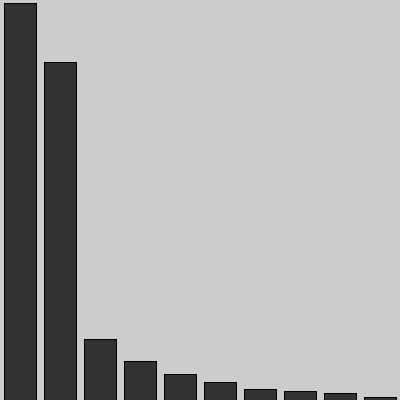
Frame 1 (no input)
Frame 60 (the mouse pressed at the canvas centre just before this capture): identical to frame 1, image omitted
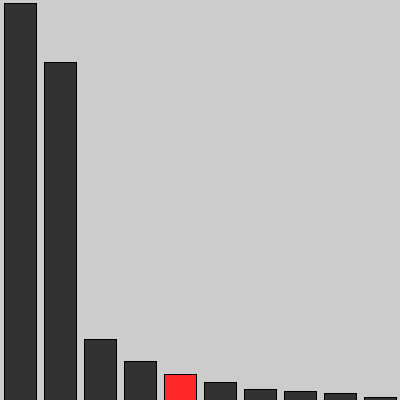
Frame 120 (the mouse held since frame 60 and released just before this capture)

The Processing sketch that drew these frames (run headless with seeded random() and noise(); from frame 60 on, the mouse is pressed at the canvas centre):

// Processing sketch: processing_44835
// ── processing_44835.pde

String[] name = {
"China:",
"India:",
"United States:",
"Indonesia:",
"Brazil:",
"Pakistan:",
"Bangladesh:",
"Nigeria:",
"Russia:",
"Japan:",
};

int[] population = {
1330044544	,
1147995904	,
303824640	,
237512352	,
196342592	,
172800048	,
153546896	,
146255312	,
140702096	,
127288416	,
};


void setup(){
  size(400,400);
}

void draw(){
  int x=0;
   for(int i=0;i<10;i++){
    
     if(mouseX>x && mouseX<=x+40){
       fill(255,40,40);
     }else{
       fill(50);
     }
     
    //we need to make the data range fit in out window so we can use map 
    // we take the upper bound as a little larger our biggest value
    // and the lower bound as a little lower than our lowest value
    float h = map(population[i], 120000000,1340000000,0,400);
    
    // as y increaces posativly from top to bottom we need to fiddle around
    // where the top of our box is to make it look like they grow from bottom to top
    rect(x+4,height-h,32,h);
    
    // after we have drawn a bar we need to incriment our x position so
    // they don't draw on top of each other
    x+=40;
  }

}
